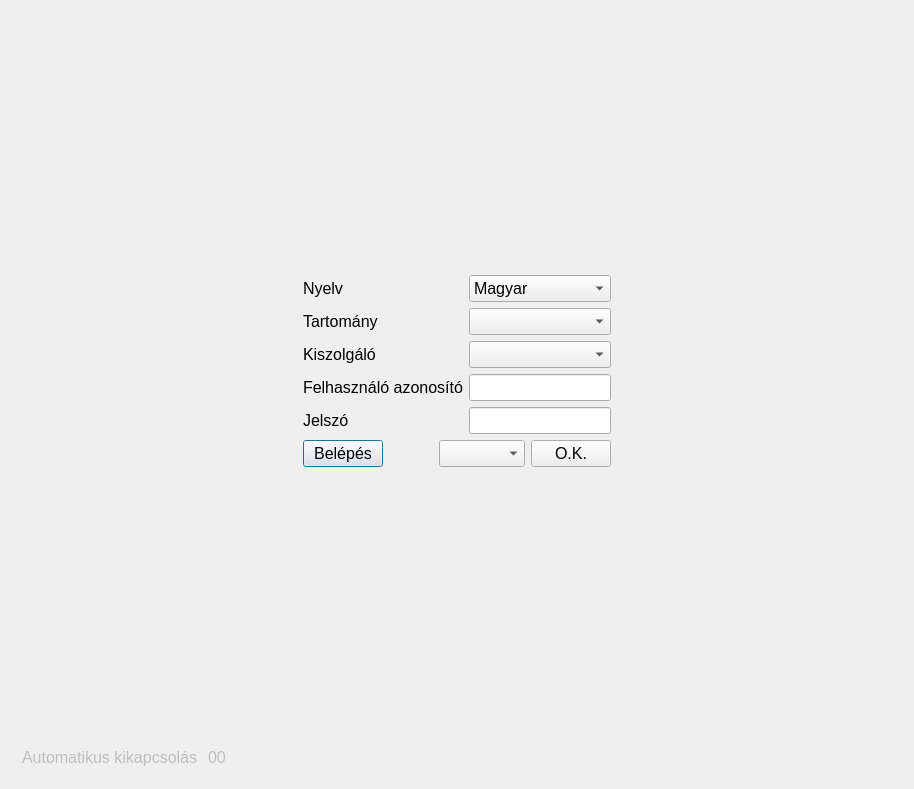
<?xml version="1.0" encoding="UTF-8"?>
<ui version="4.0">
 <class>Dialog</class>
 <widget class="QDialog" name="Dialog">
  <property name="geometry">
   <rect>
    <x>0</x>
    <y>0</y>
    <width>914</width>
    <height>789</height>
   </rect>
  </property>
  <property name="sizePolicy">
   <sizepolicy hsizetype="Maximum" vsizetype="Maximum">
    <horstretch>0</horstretch>
    <verstretch>0</verstretch>
   </sizepolicy>
  </property>
  <property name="font">
   <font>
    <pointsize>12</pointsize>
   </font>
  </property>
  <property name="windowTitle">
   <string/>
  </property>
  <property name="autoFillBackground">
   <bool>true</bool>
  </property>
  <layout class="QVBoxLayout" name="verticalLayout_2">
   <item>
    <spacer name="verticalSpacer">
     <property name="orientation">
      <enum>Qt::Vertical</enum>
     </property>
     <property name="sizeHint" stdset="0">
      <size>
       <width>20</width>
       <height>234</height>
      </size>
     </property>
    </spacer>
   </item>
   <item>
    <layout class="QHBoxLayout" name="horizontalLayout_2">
     <item>
      <spacer name="horizontalSpacer_2">
       <property name="orientation">
        <enum>Qt::Horizontal</enum>
       </property>
       <property name="sizeHint" stdset="0">
        <size>
         <width>40</width>
         <height>20</height>
        </size>
       </property>
      </spacer>
     </item>
     <item>
      <layout class="QVBoxLayout" name="verticalLayout">
       <item>
        <layout class="QFormLayout" name="formLayout">
         <property name="fieldGrowthPolicy">
          <enum>QFormLayout::AllNonFixedFieldsGrow</enum>
         </property>
         <item row="0" column="0">
          <widget class="QLabel" name="languageL">
           <property name="text">
            <string>Nyelv</string>
           </property>
          </widget>
         </item>
         <item row="1" column="0">
          <widget class="QLabel" name="domainL">
           <property name="text">
            <string>Tartomány</string>
           </property>
          </widget>
         </item>
         <item row="2" column="0">
          <widget class="QLabel" name="serverL">
           <property name="text">
            <string>Kiszolgáló</string>
           </property>
          </widget>
         </item>
         <item row="3" column="0">
          <widget class="QLabel" name="userL">
           <property name="text">
            <string>Felhasználó azonosító</string>
           </property>
          </widget>
         </item>
         <item row="3" column="1">
          <widget class="QLineEdit" name="userLE">
           <property name="text">
            <string notr="true"/>
           </property>
           <property name="maxLength">
            <number>32</number>
           </property>
          </widget>
         </item>
         <item row="4" column="0">
          <widget class="QLabel" name="passwordL">
           <property name="text">
            <string>Jelszó</string>
           </property>
          </widget>
         </item>
         <item row="4" column="1">
          <widget class="QLineEdit" name="passwordLE">
           <property name="text">
            <string notr="true"/>
           </property>
           <property name="maxLength">
            <number>32</number>
           </property>
           <property name="echoMode">
            <enum>QLineEdit::Password</enum>
           </property>
          </widget>
         </item>
         <item row="0" column="1">
          <widget class="QComboBox" name="languageCB">
           <item>
            <property name="text">
             <string>Magyar</string>
            </property>
           </item>
          </widget>
         </item>
         <item row="1" column="1">
          <widget class="QComboBox" name="domainCB"/>
         </item>
         <item row="2" column="1">
          <widget class="QComboBox" name="serverCB"/>
         </item>
        </layout>
       </item>
       <item>
        <layout class="QHBoxLayout" name="horizontalLayout">
         <item>
          <widget class="QPushButton" name="logOnPB">
           <property name="text">
            <string>Belépés</string>
           </property>
          </widget>
         </item>
         <item>
          <spacer name="horizontalSpacer">
           <property name="orientation">
            <enum>Qt::Horizontal</enum>
           </property>
           <property name="sizeHint" stdset="0">
            <size>
             <width>40</width>
             <height>20</height>
            </size>
           </property>
          </spacer>
         </item>
         <item>
          <widget class="QComboBox" name="goCB"/>
         </item>
         <item>
          <widget class="QPushButton" name="goPB">
           <property name="text">
            <string>O.K.</string>
           </property>
          </widget>
         </item>
        </layout>
       </item>
      </layout>
     </item>
     <item>
      <spacer name="horizontalSpacer_3">
       <property name="orientation">
        <enum>Qt::Horizontal</enum>
       </property>
       <property name="sizeHint" stdset="0">
        <size>
         <width>40</width>
         <height>20</height>
        </size>
       </property>
      </spacer>
     </item>
    </layout>
   </item>
   <item>
    <spacer name="verticalSpacer_2">
     <property name="orientation">
      <enum>Qt::Vertical</enum>
     </property>
     <property name="sizeHint" stdset="0">
      <size>
       <width>20</width>
       <height>233</height>
      </size>
     </property>
    </spacer>
   </item>
   <item>
    <widget class="QWidget" name="widget" native="true">
     <layout class="QHBoxLayout" name="horizontalLayout_3">
      <item>
       <widget class="QLabel" name="autoOffL">
        <property name="enabled">
         <bool>false</bool>
        </property>
        <property name="text">
         <string>Automatikus kikapcsolás </string>
        </property>
       </widget>
      </item>
      <item>
       <widget class="QLabel" name="autoOffCnt">
        <property name="enabled">
         <bool>false</bool>
        </property>
        <property name="toolTip">
         <string notr="true"/>
        </property>
        <property name="text">
         <string>00</string>
        </property>
       </widget>
      </item>
      <item>
       <spacer name="horizontalSpacer_4">
        <property name="orientation">
         <enum>Qt::Horizontal</enum>
        </property>
        <property name="sizeHint" stdset="0">
         <size>
          <width>598</width>
          <height>20</height>
         </size>
        </property>
       </spacer>
      </item>
     </layout>
    </widget>
   </item>
  </layout>
 </widget>
 <layoutdefault spacing="6" margin="11"/>
 <resources/>
 <connections/>
</ui>
